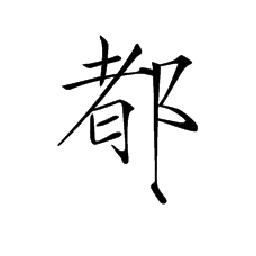
#> input picture sample_data/du.jpg, 256 x 256 px; its folder holds only this picture in this run
$ python -i BK_thin.py   (imports and definitions only)
#> lines starting #> are read from the running program, lines starting #| are printed output that depends on the picture; after the words box and inside, x2 and y2 are one past the last pixel; in counts of white or black regions, pixels touching at a corner belong together
import os
import cv2
import numpy as np
import matplotlib.pyplot as plt
from PIL import Image
from skimage.morphology import skeletonize

IMG_PATH = "data/BK"
SAVE_PATH = "result"

def binarization(img):
    thres = 128
    img[np.where(img <= thres)] = 1
    img[np.where(img > thres)] = 0
    return img

def de_binary(img):
    img[np.where(img > 0)] = 255
    return img

def load_data(img_path):
#> called with img_path = '../../sample_data/du.jpg'
    img = Image.open(img_path)
#> img is the input picture: PIL image 256x256 RGB; min 0, max 255, mean 241.4
    img = img.resize((256, 256), Image.BILINEAR)
    gray = img.convert('L')
    gray = np.array(gray)
    kernel_size = 3
    blur_gray = cv2.GaussianBlur(gray,(kernel_size,kernel_size),0)
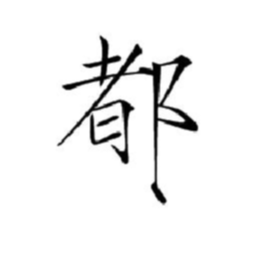
#> blur_gray: shape (256, 256); min 0, max 255, mean 241.4
    blur_gray = np.array(blur_gray)
    blur_gray = binarization(blur_gray)
#> in binarization, `img[np.where(img <= thres)] = 1`:
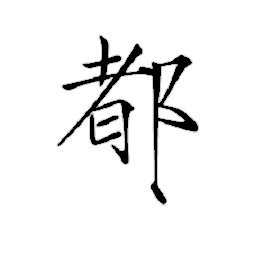
#> img: shape (256, 256); min 1, max 255, mean 239.4
#> in binarization, `img[np.where(img > thres)] = 0`:
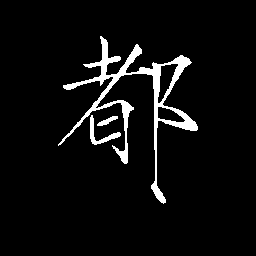
#> img: shape (256, 256); values 0 (black) and 1 (white), 5.3% white; 3 white regions, box (x1, y1, x2, y2) and area: (58, 36, 198, 204) 3144, (90, 115, 121, 145) 232, (97, 116, 118, 126) 91
    return blur_gray

def thin(img):
    skeleton = skeletonize(img).astype(np.uint8)
    return skeleton

def dil_ero(img):
    kernel = np.ones((5,5),np.uint8)
    dilation = cv2.dilate(img, kernel, iterations = 1)
    erosion = cv2.erode(dilation, kernel, iterations = 1)
    return erosion

def make_dir(name):
    if not os.path.exists(name):
        os.mkdir(name)

# [12 lines not run here, left out]

>>> result = load_data('../../sample_data/du.jpg')

$ run again, on sample_data/tmp1_0.jpg
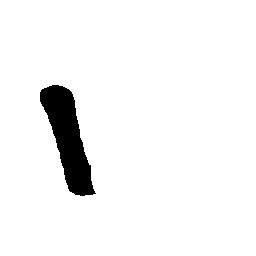
#> input picture sample_data/tmp1_0.jpg, 256 x 256 px
#> in load_data, img is the input picture: PIL image 256x256 RGB; min 0, max 255, mean 243.3
#> in binarization, `img[np.where(img > thres)] = 0`:
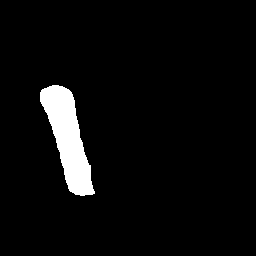
#> img: shape (256, 256); values 0 (black) and 1 (white), 4.6% white; 1 white region, box (x1, y1, x2, y2) and area: (40, 85, 95, 196) 3003
